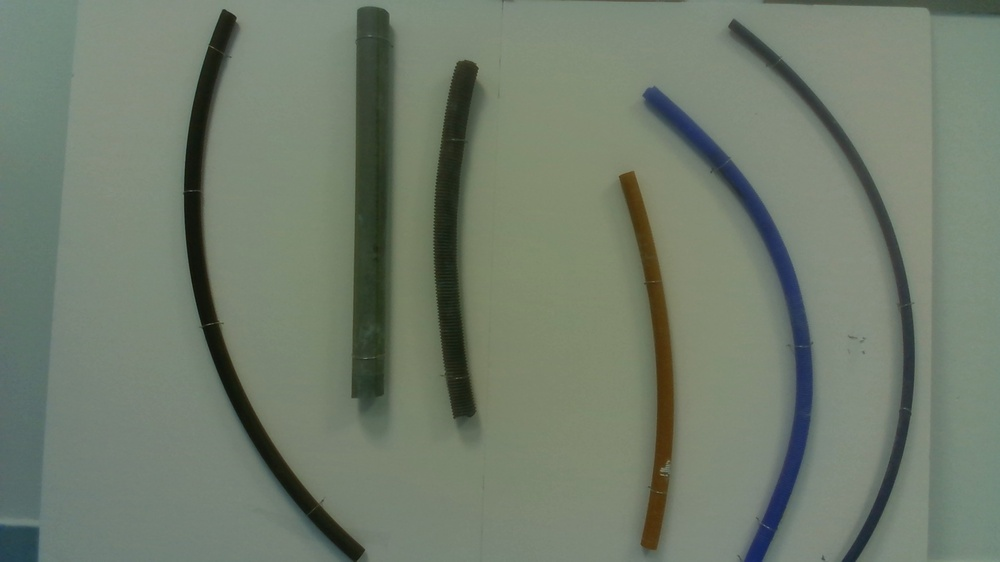
#> input picture output/newimage.jpg, 1000 x 562 px, shrunk from 1920 x 1080 before the run
$ python tracking_by_image_processing.py   (older library calls are emulated)
#> lines starting #> are read from the running program, lines starting #| are printed output that depends on the picture; after the words box and inside, x2 and y2 are one past the last pixel; in counts of white or black regions, pixels touching at a corner belong together; long printed decimals are rounded

import cv2
import time
import numpy as np
import matplotlib.pyplot as plt
from scipy import ndimage


class LineTracking():

    def __init__(self,img_file):
        """The constructor."""
#> called with img_file = './output/newimage.jpg'
        """Read image from path file """
        self.img = cv2.imread(img_file)
#> self.img is the input picture: shape (562, 1000, 3); mean B, G, R 108.8, 124.4, 113.3
        """some temp """
        self.img_inter = self.img
        """final image with the pipe detection """
        self.img_final = self.img
        """list of coordinate """
        self.cendroids = []
        self.mean_centroids = [0,0]

    def processing(self):
        plt.imshow(self.img)
        plt.show()
        gray = cv2.cvtColor(self.img, cv2.COLOR_BGR2GRAY)
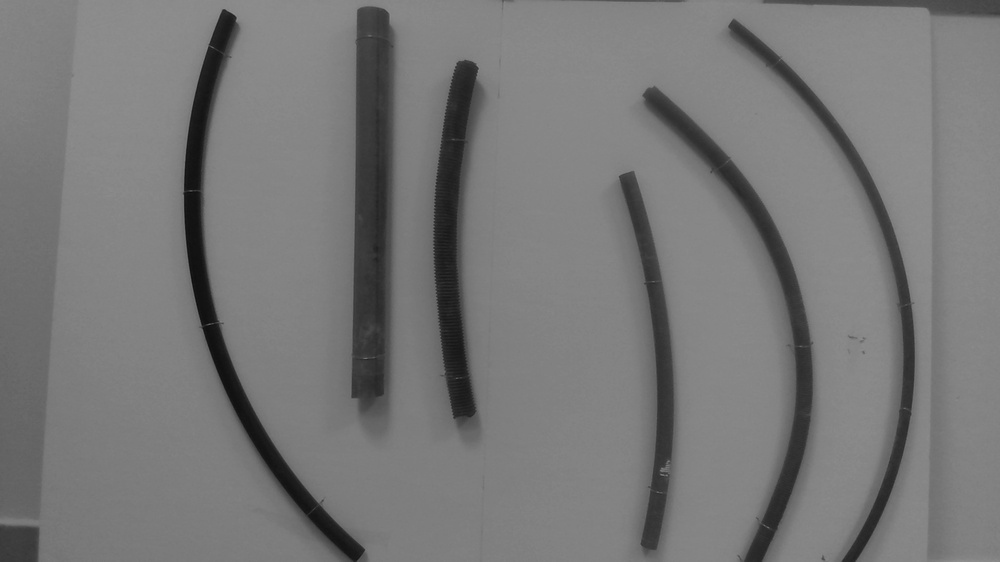
#> gray: shape (562, 1000); min 10, max 143, mean 119.3
        """clean image"""
        blur = cv2.GaussianBlur(gray,(5,5),0)
        """threah hold for the pipe agent's the well """
        ret,thresh = cv2.threshold(blur,100,255,cv2.THRESH_BINARY_INV)
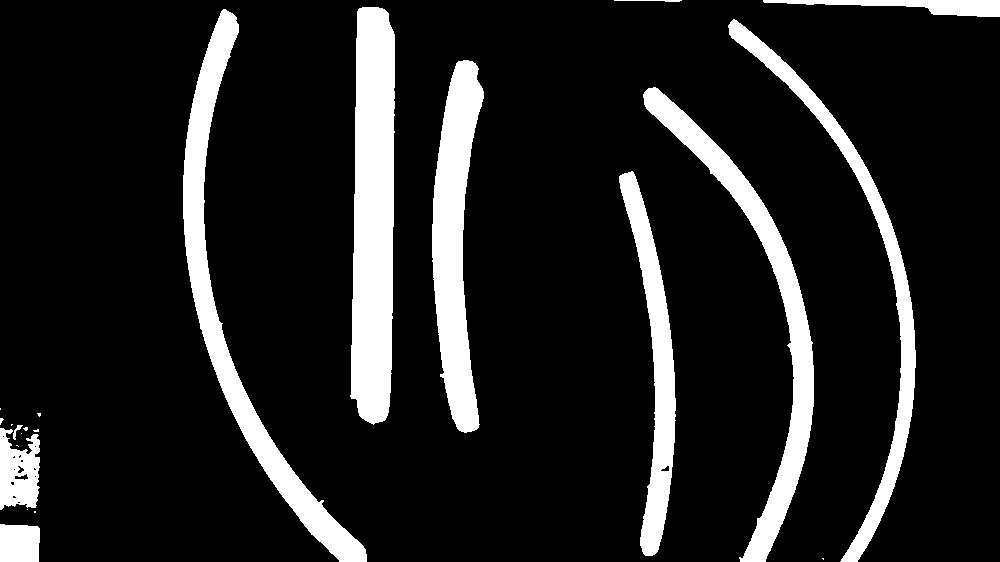
#> thresh: shape (562, 1000); 13.3% white; 22 white regions (11 under 20 px), largest, box (x1, y1, x2, y2) and area: (350, 7, 395, 425) 16004, (183, 9, 367, 562) 13401, (643, 87, 814, 562) 11487


        plt.show()
        """opening and closing to remove the noise for pipe and the well"""
        kernel_open = cv2.getStructuringElement(cv2.MORPH_ELLIPSE,(5,5))
        kernel_close = cv2.getStructuringElement(cv2.MORPH_ELLIPSE,(10,10))
        thresh = cv2.morphologyEx(thresh, cv2.MORPH_OPEN, kernel_open)
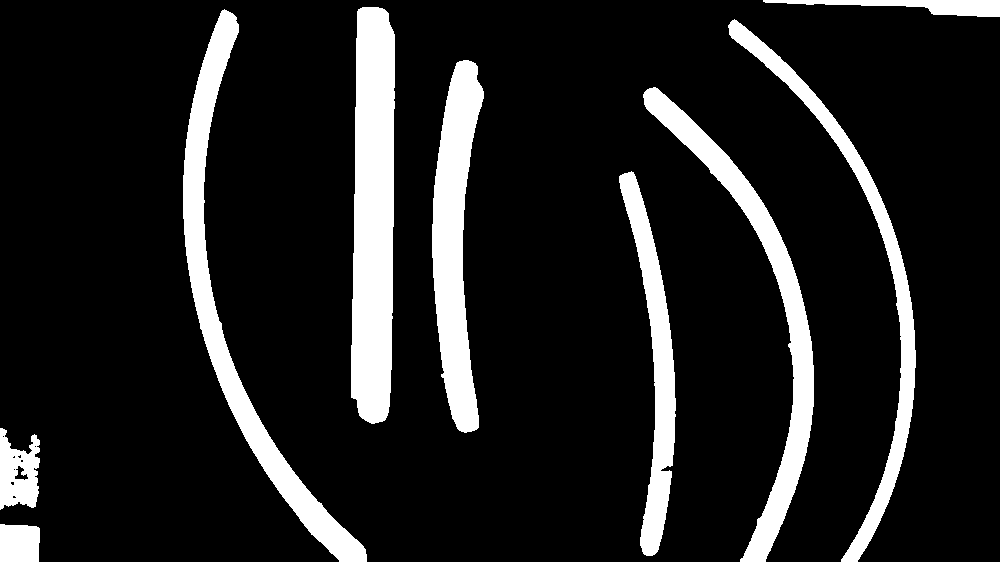
#> thresh: shape (562, 1000); 13.2% white; 9 white regions, largest, box (x1, y1, x2, y2) and area: (351, 7, 395, 424) 15993, (183, 9, 367, 562) 13387, (643, 87, 814, 562) 11477
        thresh = cv2.morphologyEx(thresh, cv2.MORPH_CLOSE, kernel_close)
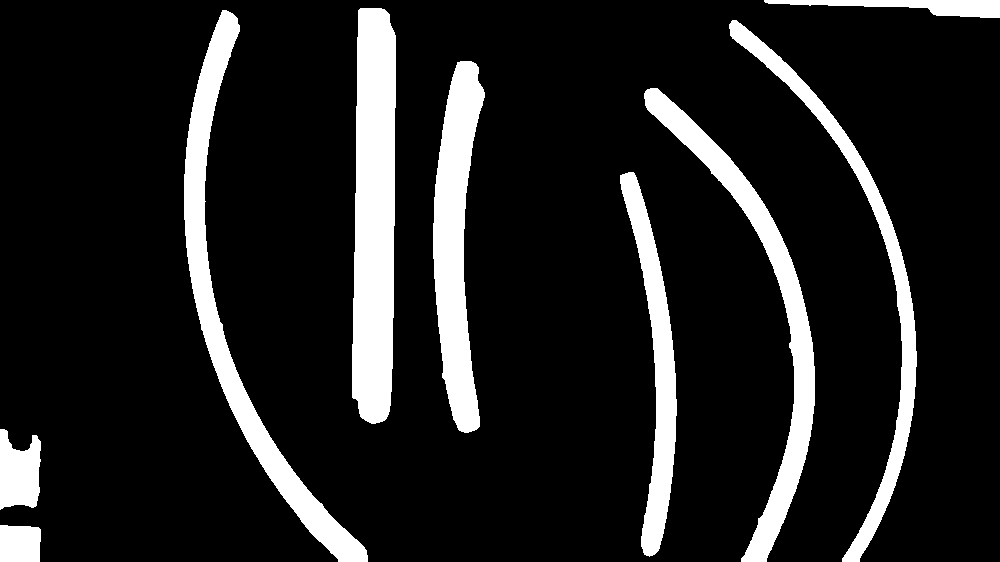
#> thresh: shape (562, 1000); 13.3% white; 9 white regions, largest, box (x1, y1, x2, y2) and area: (352, 8, 396, 424) 15980, (184, 10, 368, 562) 13377, (644, 88, 815, 562) 11482

        connectivity = 8
        """
            thresh is what we gt still here now we want to points on the object we detected by thresh
            so in the output we get the labels and the coordinates of the object
        """
        output = cv2.connectedComponentsWithStats(thresh, connectivity, cv2.CV_32S)

        num_labels = output[0]
#> num_labels = 10
        labels = output[1]
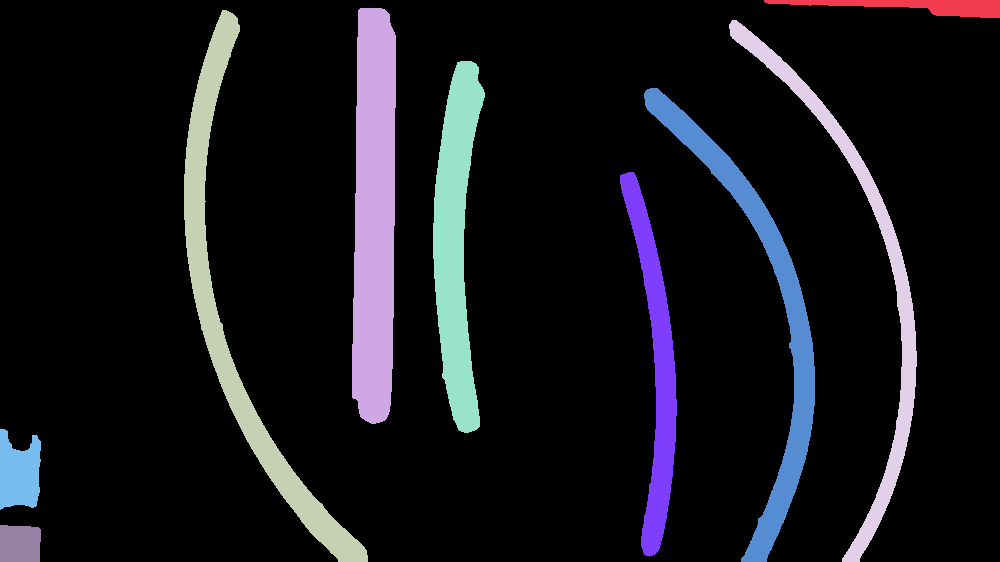
#> labels: shape (562, 1000) int32; 10 distinct labels, from 0 to 9; one colour per label, 0 black
        stats = output[2]
#> stats = [[0, 0, 1000, 562, 487321], [764, 0, 236, 18, 2161], [352, 8, 44, 416, 15980], [184, 10, 184, 552, 13377], [729, 20, 188, 542, 8779], [433, 61, 52, 372, 11230], [644, 88, 171, 474, 11482], [620, 172, 57, 385, 7674], [0, 429, 41, 81, 2545], [0, 525, 41, 37, 1451]]
        print(output[3] , output[0])
#| [[498.759 280.144]
#|  [915.822   5.479]
#|  [374.064 215.445]
#|  [240.114 306.734]
#|  [859.767 277.809 ]
#|  [455.596 241.324 ]
#|  [760.014 313.559]
#|  [655.189 367.744]
#|  [ 18.741 472.743]
#|  [ 19.486 543.442 ]] 10
        self.centroids = output[3]
#> self.centroids = [[498.8, 280.1], [915.8, 5.48], [374.1, 215.4], [240.1, 306.7], [859.8, 277.8], [455.6, 241.3], [760, 313.6], [655.2, 367.7], [18.74, 472.7], [19.49, 543.4]]
        """
        for c in self.centroids :

            self.mean_centroids[0] += c[0]/len(self.centroids)
            self.mean_centroids[1] += c[1]/len(self.centroids)
        """
        self.img_final = cv2.cvtColor(thresh, cv2.COLOR_GRAY2BGR)

        for c in self.centroids :
            self.img_final[int(c[1])-5 : int(c[1])+10, int(c[0])-5 : int(c[0])+10] = [0,255,0]
#> this loop made 10 passes
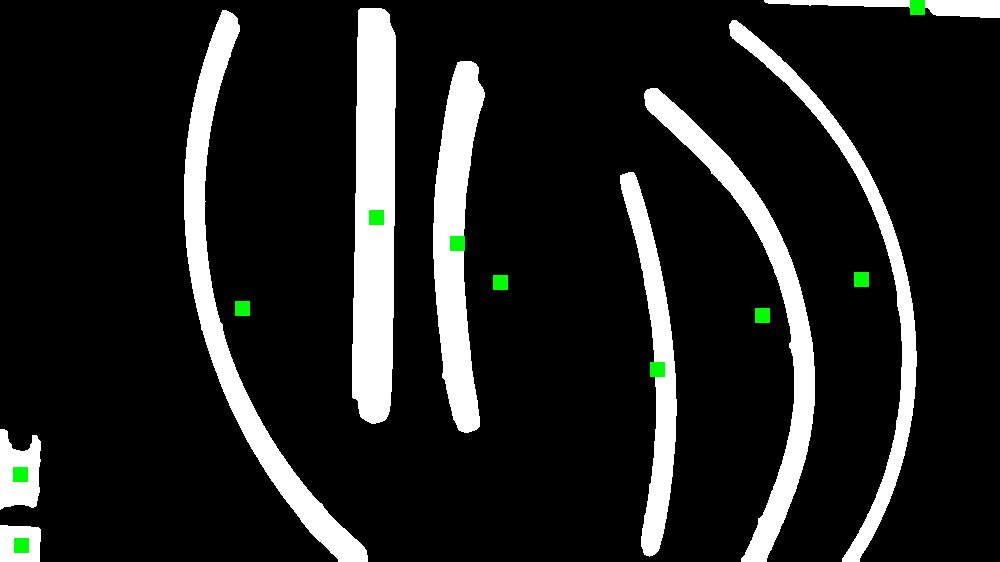
#> self.img_final: shape (562, 1000, 3); mean B, G, R 33.4, 34.4, 33.4

    def remove_small_objects(img, min_size=150):
        # find all your connected components (white blobs in your image)
        nb_components, output, stats, centroids = cv2.connectedComponentsWithStats(img, connectivity=8)
        # connectedComponentswithStats yields every seperated component with information on each of them, such as size
        # the following part is just taking out the background which is also considered a component, but most of the time we don't want that.
        sizes = stats[1:, -1]
        nb_components = nb_components - 1

        # your answer image
        img2 = img
        # for every component in the image, you keep it only if it's above min_size
        for i in range(0, nb_components):
            if sizes[i] < min_size:
                img2[output == i + 1] = 0

        return img2

if __name__ == '__main__':
    test = LineTracking('./output/newimage.jpg')
    img = np.copy(test)
    test.processing()
    print(type(test.img))
#| <class 'numpy.ndarray'>
    plt.imshow(test.img_final)
    plt.show()
    img = cv2.imread('./output/newimage.jpg')
    """
    image = cv2.cvtColor(img, cv2.COLOR_BGR2HLS)
    lower = np.uint8([0, 100, 0])
    upper = np.uint8([255, 255, 255])
    white_mask = cv2.inRange(image, lower, upper)
    # yellow color mask
    lower = np.uint8([10, 0,   100])
    upper = np.uint8([40, 255, 255])
    yellow_mask = cv2.inRange(image, lower, upper)
    # combine the mask
    mask = cv2.bitwise_or(white_mask, yellow_mask)
    result = img.copy()
    plt.imshow(mask)
    plt.show()
    """
